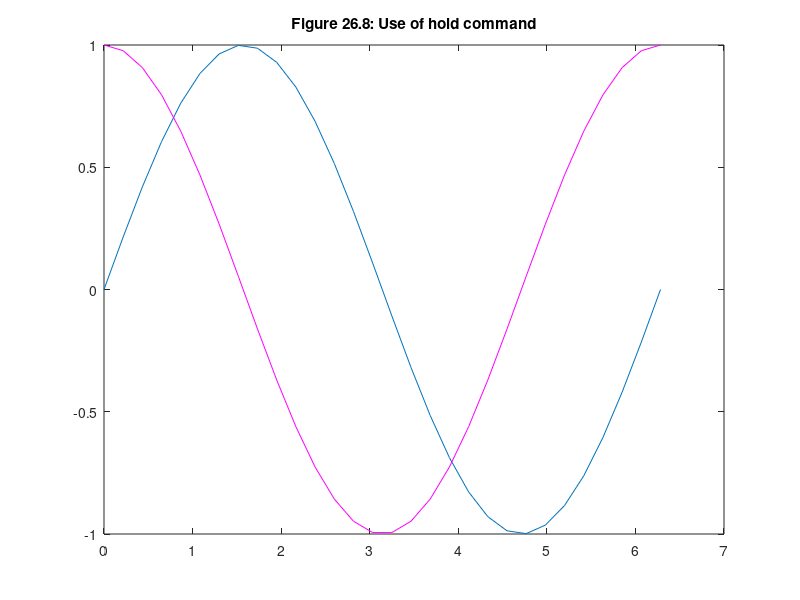

MATLAB code for this plot:
% mm2608.m

x = linspace(0,2*pi,30);
y = sin(x);
z = cos(x);
plot(x,y)
hold on
ishold  % return 1 (True) if hold is ON
plot(x,z,'m')
hold off 
ishold  % hold is no longer ON
title 'Figure 26.8: Use of hold command'
